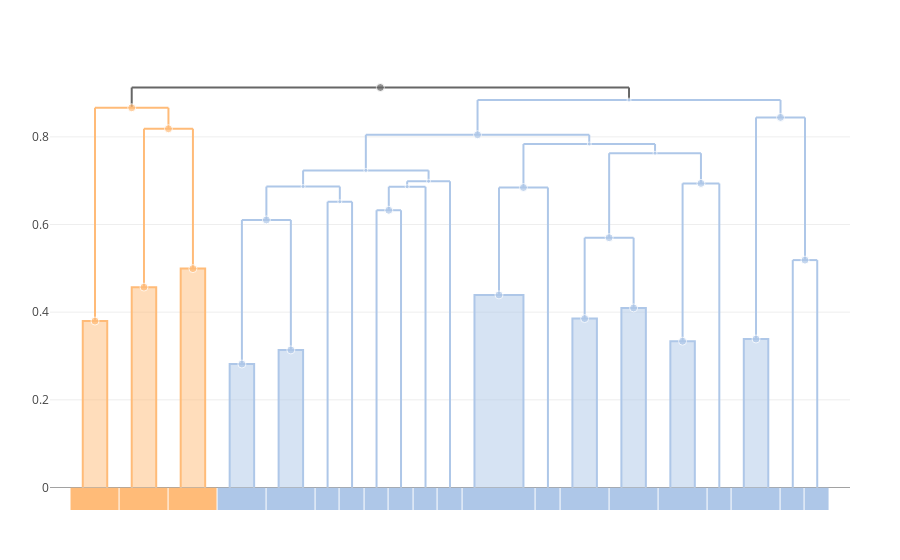

The notebook cell this image was saved under:
### Code cell
trees["all"] = cluster_annotate(cdata, 1:cdata.ntaxa)
plot(dendrogram(cdata, trees["all"]))

### Figure 1 — Plotly figure (JSON) as saved in the notebook; plotly's stock layout.template omitted (floating-point values rounded to 4 significant figures)
{"data": [{"hoverinfo": "skip", "line": {"color": "#AEC7E8"}, "mode": "lines", "showlegend": false, "type": "scatter", "x": [8.5, 11.5, null, 8.5, 8.5, null, 11.5, 11.5, null], "y": [0.6866, 0.6866, null, 0.6866, 0.6104, null, 0.6866, 0.6519, null], "yaxis": "y"}, {"hoverinfo": "skip", "line": {"color": "#AEC7E8"}, "mode": "lines", "showlegend": false, "type": "scatter", "x": [30, 31, null, 30, 30, null, 31, 31, null], "y": [0.5188, 0.5188, null, 0.5188, 0, null, 0.5188, 0, null], "yaxis": "y"}, {"hoverinfo": "skip", "line": {"color": "#AEC7E8"}, "mode": "lines", "showlegend": false, "type": "scatter", "x": [13, 14, null, 13, 13, null, 14, 14, null], "y": [0.6326, 0.6326, null, 0.6326, 0, null, 0.6326, 0, null], "yaxis": "y"}, {"fill": "toself", "hoverinfo": "skip", "line": {"color": "#FFBB78"}, "mode": "lines", "showlegend": false, "type": "scatter", "x": [1, 1, 2, 2], "y": [0, 0.3797, 0.3797, 0], "yaxis": "y"}, {"hoverinfo": "skip", "line": {"color": "#AEC7E8"}, "mode": "lines", "showlegend": false, "type": "scatter", "x": [28.5, 30.5, null, 28.5, 28.5, null, 30.5, 30.5, null], "y": [0.8444, 0.8444, null, 0.8444, 0.3388, null, 0.8444, 0.5188, null], "yaxis": "y"}, {"fill": "toself", "hoverinfo": "skip", "line": {"color": "#AEC7E8"}, "mode": "lines", "showlegend": false, "type": "scatter", "x": [28, 28, 29, 29], "y": [0, 0.3388, 0.3388, 0], "yaxis": "y"}, {"fill": "toself", "hoverinfo": "skip", "line": {"color": "#FFBB78"}, "mode": "lines", "showlegend": false, "type": "scatter", "x": [5, 5, 6, 6], "y": [0, 0.4994, 0.4994, 0], "yaxis": "y"}, {"hoverinfo": "skip", "line": {"color": "#AEC7E8"}, "mode": "lines", "showlegend": false, "type": "scatter", "x": [12.56, 21.69, null, 12.56, 12.56, null, 21.69, 21.69, null], "y": [0.8049, 0.8049, null, 0.8049, 0.7234, null, 0.8049, 0.7836, null], "yaxis": "y"}, {"fill": "toself", "hoverinfo": "skip", "line": {"color": "#AEC7E8"}, "mode": "lines", "showlegend": false, "type": "scatter", "x": [23, 23, 24, 24], "y": [0, 0.4097, 0.4097, 0], "yaxis": "y"}, {"hoverinfo": "skip", "line": {"color": "#AEC7E8"}, "mode": "lines", "showlegend": false, "type": "scatter", "x": [25.5, 27, null, 25.5, 25.5, null, 27, 27, null], "y": [0.6938, 0.6938, null, 0.6938, 0.3338, null, 0.6938, 0, null], "yaxis": "y"}, {"hoverinfo": "skip", "line": {"color": "#AEC7E8"}, "mode": "lines", "showlegend": false, "type": "scatter", "x": [22.5, 26.25, null, 22.5, 22.5, null, 26.25, 26.25, null], "y": [0.7627, 0.7627, null, 0.7627, 0.5699, null, 0.7627, 0.6938, null], "yaxis": "y"}, {"hoverinfo": "skip", "line": {"color": "#666666"}, "mode": "lines", "showlegend": false, "type": "scatter", "x": [3, 23.31, null, 3, 3, null, 23.31, 23.31, null], "y": [0.9126, 0.9126, null, 0.9126, 0.8663, null, 0.9126, 0.8839, null], "yaxis": "y"}, {"hoverinfo": "skip", "line": {"color": "#AEC7E8"}, "mode": "lines", "showlegend": false, "type": "scatter", "x": [17.12, 29.5, null, 17.12, 17.12, null, 29.5, 29.5, null], "y": [0.8839, 0.8839, null, 0.8839, 0.8049, null, 0.8839, 0.8444, null], "yaxis": "y"}, {"hoverinfo": "skip", "line": {"color": "#AEC7E8"}, "mode": "lines", "showlegend": false, "type": "scatter", "x": [19, 24.38, null, 19, 19, null, 24.38, 24.38, null], "y": [0.7836, 0.7836, null, 0.7836, 0.6844, null, 0.7836, 0.7627, null], "yaxis": "y"}, {"hoverinfo": "skip", "line": {"color": "#AEC7E8"}, "mode": "lines", "showlegend": false, "type": "scatter", "x": [7.5, 9.5, null, 7.5, 7.5, null, 9.5, 9.5, null], "y": [0.6104, 0.6104, null, 0.6104, 0.2817, null, 0.6104, 0.3139, null], "yaxis": "y"}, {"hoverinfo": "skip", "line": {"color": "#AEC7E8"}, "mode": "lines", "showlegend": false, "type": "scatter", "x": [11, 12, null, 11, 11, null, 12, 12, null], "y": [0.6519, 0.6519, null, 0.6519, 0, null, 0.6519, 0, null], "yaxis": "y"}, {"fill": "toself", "hoverinfo": "skip", "line": {"color": "#AEC7E8"}, "mode": "lines", "showlegend": false, "type": "scatter", "x": [17, 17, 19, 19], "y": [0, 0.4393, 0.4393, 0], "yaxis": "y"}, {"fill": "toself", "hoverinfo": "skip", "line": {"color": "#AEC7E8"}, "mode": "lines", "showlegend": false, "type": "scatter", "x": [9, 9, 10, 10], "y": [0, 0.3139, 0.3139, 0], "yaxis": "y"}, {"hoverinfo": "skip", "line": {"color": "#AEC7E8"}, "mode": "lines", "showlegend": false, "type": "scatter", "x": [13.5, 15, null, 13.5, 13.5, null, 15, 15, null], "y": [0.6863, 0.6863, null, 0.6863, 0.6326, null, 0.6863, 0, null], "yaxis": "y"}, {"hoverinfo": "skip", "line": {"color": "#FFBB78"}, "mode": "lines", "showlegend": false, "type": "scatter", "x": [3.5, 5.5, null, 3.5, 3.5, null, 5.5, 5.5, null], "y": [0.8185, 0.8185, null, 0.8185, 0.4571, null, 0.8185, 0.4994, null], "yaxis": "y"}, {"fill": "toself", "hoverinfo": "skip", "line": {"color": "#AEC7E8"}, "mode": "lines", "showlegend": false, "type": "scatter", "x": [25, 25, 26, 26], "y": [0, 0.3338, 0.3338, 0], "yaxis": "y"}, {"hoverinfo": "skip", "line": {"color": "#AEC7E8"}, "mode": "lines", "showlegend": false, "type": "scatter", "x": [10, 15.12, null, 10, 10, null, 15.12, 15.12, null], "y": [0.7234, 0.7234, null, 0.7234, 0.6866, null, 0.7234, 0.6986, null], "yaxis": "y"}, {"fill": "toself", "hoverinfo": "skip", "line": {"color": "#FFBB78"}, "mode": "lines", "showlegend": false, "type": "scatter", "x": [3, 3, 4, 4], "y": [0, 0.4571, 0.4571, 0], "yaxis": "y"}, {"hoverinfo": "skip", "line": {"color": "#FFBB78"}, "mode": "lines", "showlegend": false, "type": "scatter", "x": [1.5, 4.5, null, 1.5, 1.5, null, 4.5, 4.5, null], "y": [0.8663, 0.8663, null, 0.8663, 0.3797, null, 0.8663, 0.8185, null], "yaxis": "y"}, {"fill": "toself", "hoverinfo": "skip", "line": {"color": "#AEC7E8"}, "mode": "lines", "showlegend": false, "type": "scatter", "x": [7, 7, 8, 8], "y": [0, 0.2817, 0.2817, 0], "yaxis": "y"}, {"hoverinfo": "skip", "line": {"color": "#AEC7E8"}, "mode": "lines", "showlegend": false, "type": "scatter", "x": [14.25, 16, null, 14.25, 14.25, null, 16, 16, null], "y": [0.6986, 0.6986, null, 0.6986, 0.6863, null, 0.6986, 0, null], "yaxis": "y"}, {"hoverinfo": "skip", "line": {"color": "#AEC7E8"}, "mode": "lines", "showlegend": false, "type": "scatter", "x": [21.5, 23.5, null, 21.5, 21.5, null, 23.5, 23.5, null], "y": [0.5699, 0.5699, null, 0.5699, 0.3854, null, 0.5699, 0.4097, null], "yaxis": "y"}, {"fill": "toself", "hoverinfo": "skip", "line": {"color": "#AEC7E8"}, "mode": "lines", "showlegend": false, "type": "scatter", "x": [21, 21, 22, 22], "y": [0, 0.3854, 0.3854, 0], "yaxis": "y"}, {"hoverinfo": "skip", "line": {"color": "#AEC7E8"}, "mode": "lines", "showlegend": false, "type": "scatter", "x": [18, 20, null, 18, 18, null, 20, 20, null], "y": [0.6844, 0.6844, null, 0.6844, 0.4393, null, 0.6844, 0, null], "yaxis": "y"}, {"customdata": [[54, 6, "leguminosarum"], [47, 2, "leguminosarum"], [50, 2, "leguminosarum"], [40, 2, "etli"], [62, 4, "leguminosarum"], [39, 2, "leguminosarum"], [46, 2, "etli"], [60, 23, "leguminosarum"], [42, 2, "leguminosarum"], [55, 3, "leguminosarum"], [58, 7, "leguminosarum"], [65, 33, "(mixed)"], [64, 27, "leguminosarum"], [59, 13, "leguminosarum"], [49, 4, "leguminosarum"], [51, 2, "leguminosarum"], [44, 5, "leguminosarum"], [37, 2, "leguminosarum"], [53, 3, "leguminosarum"], [61, 4, "etli"], [38, 2, "leguminosarum"], [57, 10, "leguminosarum"], [45, 2, "etli"], [63, 6, "etli"], [36, 2, "leguminosarum"], [56, 4, "leguminosarum"], [48, 4, "leguminosarum"], [52, 6, "leguminosarum"], [41, 2, "leguminosarum"]], "hovertemplate": "ID: %{customdata[0]}<br>\nHeight: %{y:.3f}<br>\nGenome count: %{customdata[1]}\n<br>\n%{customdata[2]}\n<extra></extra>", "marker": {"color": ["#AEC7E8", "#AEC7E8", "#AEC7E8", "#FFBB78", "#AEC7E8", "#AEC7E8", "#FFBB78", "#AEC7E8", "#AEC7E8", "#AEC7E8", "#AEC7E8", "#666666", "#AEC7E8", "#AEC7E8", "#AEC7E8", "#AEC7E8", "#AEC7E8", "#AEC7E8", "#AEC7E8", "#FFBB78", "#AEC7E8", "#AEC7E8", "#FFBB78", "#FFBB78", "#AEC7E8", "#AEC7E8", "#AEC7E8", "#AEC7E8", "#AEC7E8"], "size": [4, 8, 8, 8, 8, 8, 8, 8, 8, 8, 4, 8, 4, 4, 8, 4, 8, 8, 4, 8, 8, 4, 8, 8, 8, 4, 8, 8, 8]}, "mode": "markers", "showlegend": false, "type": "scatter", "x": [10, 30.5, 13.5, 1.5, 29.5, 28.5, 5.5, 17.12, 23.5, 26.25, 24.38, 13.16, 23.31, 21.69, 8.5, 11.5, 18, 9.5, 14.25, 4.5, 25.5, 12.56, 3.5, 3, 7.5, 15.12, 22.5, 19, 21.5], "y": [0.6866, 0.5188, 0.6326, 0.3797, 0.8444, 0.3388, 0.4994, 0.8049, 0.4097, 0.6938, 0.7627, 0.9126, 0.8839, 0.7836, 0.6104, 0.6519, 0.4393, 0.3139, 0.6863, 0.8185, 0.3338, 0.7234, 0.4571, 0.8663, 0.2817, 0.6986, 0.5699, 0.6844, 0.3854], "yaxis": "y"}, {"colorscale": [[0, "#666666"], [0.1, "#AEC7E8"], [0.2, "#FFBB78"], [0.3, "#98DF8A"], [0.4, "#FF9896"], [0.5, "#C5B0D5"], [0.6, "#C49C94"], [0.7, "#F7B6D2"], [0.8, "#C7C7C7"], [0.9, "#DBDB8D"], [1, "#9EDAE5"]], "customdata": [[["ID 40", "etli"], ["ID 45", "etli"], ["ID 46", "etli"], ["ID 36", "leguminosarum"], ["ID 37", "leguminosarum"], ["Genome 16", "leguminosarum"], ["Genome 27", "leguminosarum"], ["Genome 8", "leguminosarum"], ["Genome 20", "leguminosarum"], ["Genome 23", "leguminosarum"], ["Genome 15", "leguminosarum"], ["ID 44", "leguminosarum"], ["Genome 22", "leguminosarum"], ["ID 41", "leguminosarum"], ["ID 42", "leguminosarum"], ["ID 38", "leguminosarum"], ["Genome 25", "leguminosarum"], ["ID 39", "leguminosarum"], ["Genome 2", "leguminosarum"], ["Genome 4", "leguminosarum"]]], "hovertemplate": "%{customdata[0]} <br>\n%{customdata[1]}\n<extra></extra>\n", "showscale": false, "type": "heatmap", "x": [0.5, 2.5, 4.5, 6.5, 8.5, 10.5, 11.5, 12.5, 13.5, 14.5, 15.5, 16.5, 19.5, 20.5, 22.5, 24.5, 26.5, 27.5, 29.5, 30.5, 31.5], "xgap": 1, "yaxis": "y2", "z": [[2, 2, 2, 1, 1, 1, 1, 1, 1, 1, 1, 1, 1, 1, 1, 1, 1, 1, 1, 1]], "zmax": 10, "zmin": 0}], "layout": {"autosize": true, "hovermode": "closest", "margin": {"b": 50, "l": 50, "r": 50, "t": 60}, "xaxis": {"autorange": true, "range": [-0.258, 32.26], "type": "linear", "visible": false}, "yaxis": {"autorange": true, "range": [-0.05143, 0.9772], "type": "linear"}, "yaxis2": {"autorange": true, "domain": [0, 0.05], "fixedrange": true, "range": [-0.5, 0.5], "visible": false}}}
